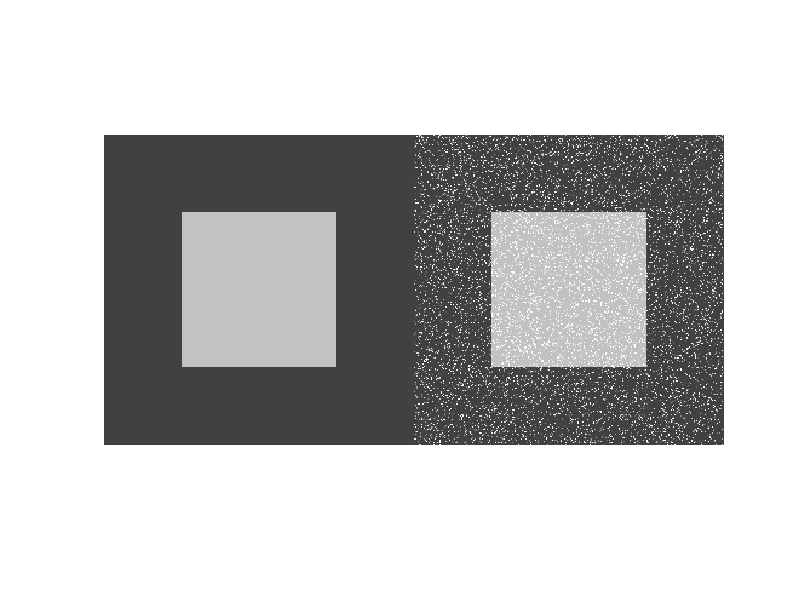
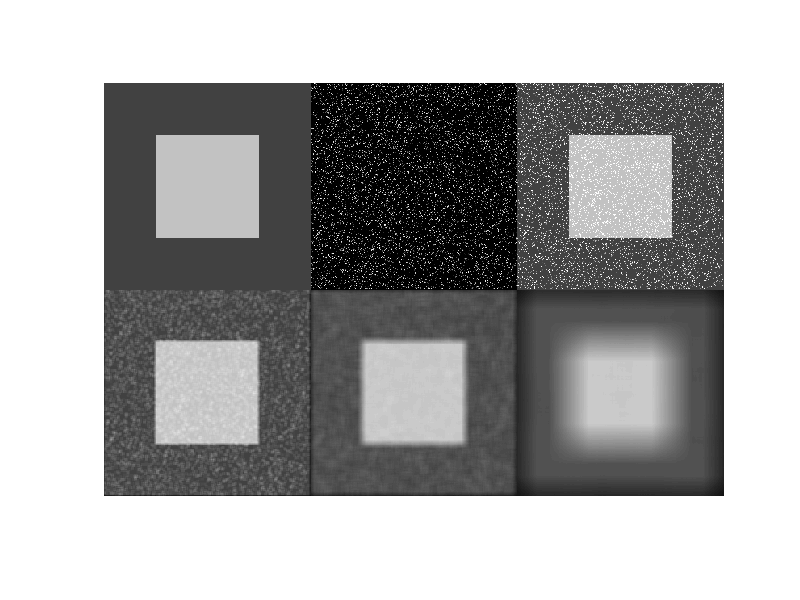
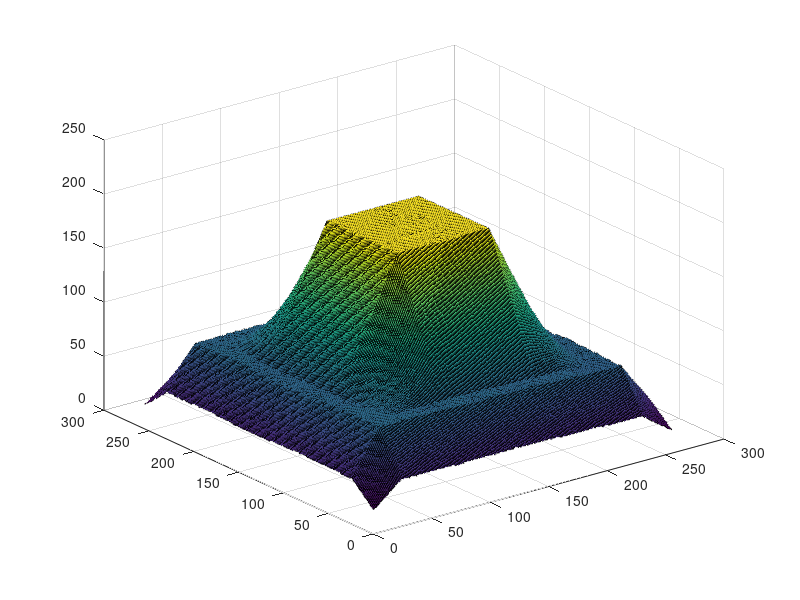

Source code (MATLAB) for these figures, in order:
% NGUYEN Thanh-Long
% Create matrix
A=uint8(ones(256,256)*64);
A(128-64+1:128+64,128-64+1:128+64)=192;

% Generate noisy image 
B = uint8(zeros(256,256));
for i=1:10000
    xx = uint8((255*rand(1)+1));
    yy = uint8((255*rand(1)+1));
    B(xx,yy)= uint8(255*rand(1));
end
C=A+B;

% Compared
imshow([A C]);

% Filter with size = 5x5
C1 = uint8(filter2(fspecial('average',4),C));

% Filter with size = 10x10
C2 = uint8(filter2(fspecial('average',10),C));

% Filter with size = 20x20
C3 = uint8(filter2(fspecial('average',50),C));

%Show Images:
figure;
imshow([A B C; C1 C2 C3]);

%View in 3D:
figure;
surf(C1);
surf(C3);

% Comment
% Comment the link between the size of a filter in spatial and frequency
% domain.
% In short, the higher filter size would lead to the better noise reduction
% however, it also blurred out the image. 